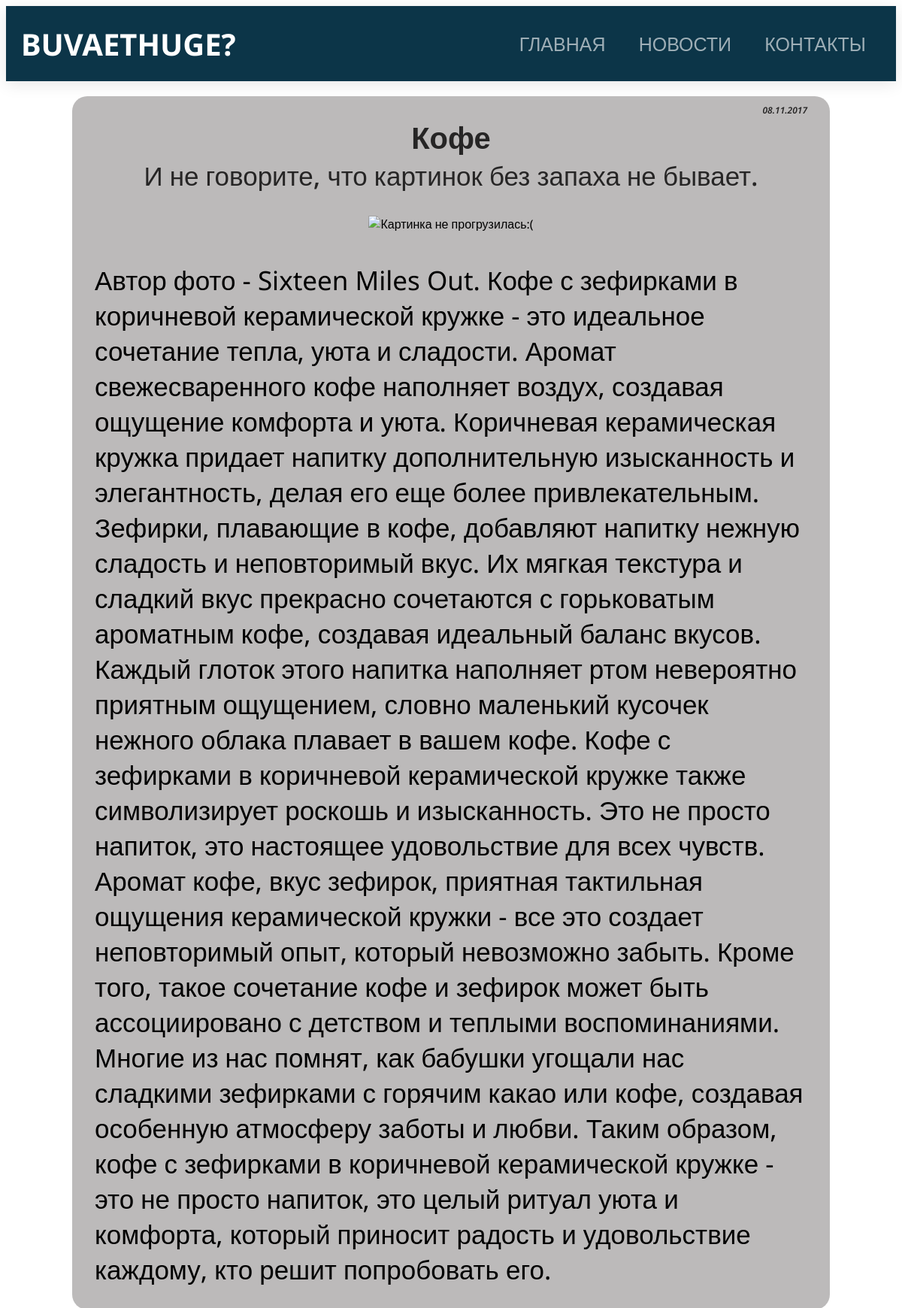
/news/5, run on the app's committed database.
### sitik/models.py (models this page shows, shortened)
class Articles(models.Model):
    title = models.CharField('Название', max_length=50, default='ПУСТО')
    description = models.CharField('Краткое описание (кликбейт)', max_length=250, default='ПУСТО')
    image = models.CharField('Картинка', max_length=250, default='ПУСТО')
    text = models.TextField('Полное описание')
    date = models.DateField('Дата события')
    class Meta:
        verbose_name = 'Новость'
        verbose_name_plural = 'Новости'

### sitik/views.py (the view)
# urls.py: path('news/<int:news_id>', views.news_detail, name='news_detail')
def news_detail(request, news_id):
    single_new = Articles.objects.get(id=news_id)
    single_new.image = image_url_fixer(single_new.image)
    return render(request, 'sitik/news_detail.html', {'single_new': single_new})

### sitik/views.py (called while the page is built)
def image_url_fixer(image_url):
    image_url = 'https://drive.google.com/uc?export=view&id=' + image_url.split('/')[5]
    return image_url

### sitik/templates/sitik/news_detail.html (shortened to what this page needs)
{% extends 'sitik/layout.html' %}
{% load static %}
{% block content %}
    <div class="wrapper_detail">
        <div class="date">
            {{ single_new.date|date:"d.m.Y" }}
        </div>
        <div class="title">
            {{ single_new.title }}
        </div>
        <div class="description">
            {{ single_new.description }}
        </div>
        <div class="image_view">
            <img src="{{ single_new.image }}" alt="Картинка не прогрузилась:(">
        </div>
        <div class="article_text">
            {{ single_new.text }}
        </div>
    </div>
{% endblock %}

### sitik/static/sitik/css/main.css (style rules this page uses)
body { justify-content: center; font-family: 'Noto Sans', sans-serif; background-color: white; }
.wrapper_detail { display: grid; border-radius: 20px; width: 84vw; margin: 20px auto; background-color: #bcbaba; grid-template-columns: repeat(6, 14vw); }
.date { grid-column: 5 / 7; grid-row: 1 / 2; text-align: right; font-size: 12px; margin-right: 30px; font-weight: 600; font-style: italic; color: #262525; margin-top: 10px; }
.title { grid-column: 1 / 7; grid-row: 2 / 3; text-align: center; font-size: 40px; font-weight: 600; color: #262525; margin: 0 30px; }
.description { grid-column: 1 / 7; grid-row: 3 / 4; margin: 0 30px 20px; font-size: 35px; font-weight: 500; text-align: center; color: #262525; }
.image_view { grid-column: 1 / 7; grid-row: 4 / 5; text-align: center; }
.image_view img { object-fit: cover; height: 100%; width: 100%; margin: 10px 0; text-align: center; }
.article_text { grid-column: 1 / 7; grid-row: 5 / 6; margin: 30px; font-size: 35px; }

### data on the page
Articles: date "08.11.2017", title "Кофе", description "И не говорите, что картинок без запаха не бывает.", text "Автор фото - Sixteen Miles Out. Кофе с зефирками в коричневой керамической кружке - это идеальное сочетание тепла, уюта и сладости. Аромат свежесваренного кофе наполняет воздух, создавая ощущение комфорта и уюта. Коричневая керамическая кружка придает напитку дополнительную изысканность и элегантность, делая его еще более привлекательным. Зефирки, плавающие в кофе, добавляют напитку нежную сладость и неповторимый вкус. Их мягкая текстура и сладкий вкус прекрасно сочетаются с горьковатым ароматным кофе, создавая идеальный баланс вкусов. Каждый глоток этого напитка наполняет ртом невероятно приятным ощущением, словно маленький кусочек нежного облака плавает в вашем кофе. Кофе с зефирками в…"
